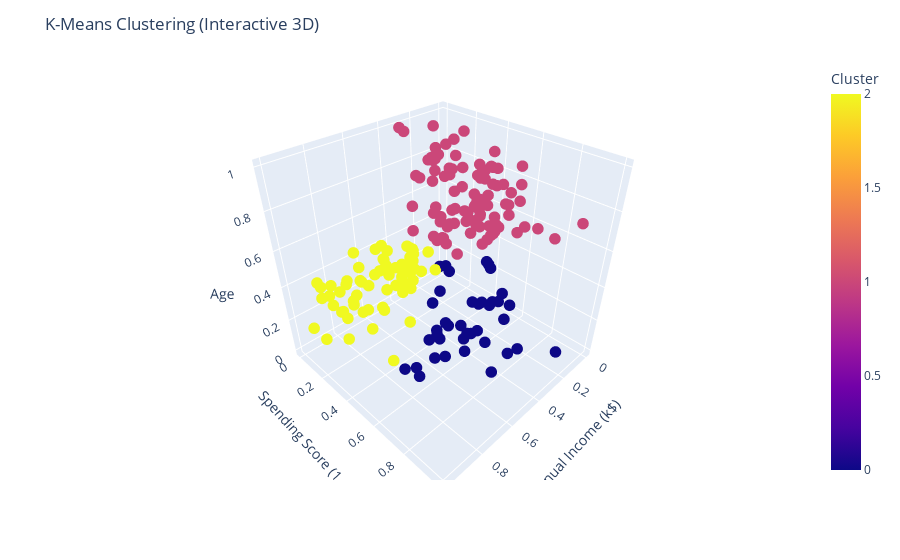

The cell this chart's notebook holds for it:
### Code cell
import plotly.express as px

# Create a DataFrame with the clustered data
clustered_data = pd.DataFrame({'Annual Income (k$)': X[:, 0],
                               'Spending Score (1-100)': X[:, 1],
                               'Age': X[:, 2],
                               'Cluster': kmeans.labels_})

# Create an interactive 3D scatter plot using Plotly
fig = px.scatter_3d(clustered_data, x='Annual Income (k$)',
                    y='Spending Score (1-100)', z='Age', color='Cluster', size_max=10)

# Customize the appearance of the plot
fig.update_traces(marker=dict(size=4))

# Set axis labels and title
fig.update_layout(scene=dict(xaxis_title='Annual Income (k$)', yaxis_title='Spending Score (1-100)', zaxis_title='Age'),
                  title='K-Means Clustering (Interactive 3D)')

# Show the interactive plot
fig.show()

### Figure 1 — Plotly figure (JSON) as saved in the notebook; plotly's stock layout.template omitted (floating-point values rounded to 4 significant figures; data arrays with more than 128 entries replaced by an {"elided": "..."} marker saying what was removed)
{"data": [{"hovertemplate": "Annual Income (k$)=%{x}<br>Spending Score (1-100)=%{y}<br>Age=%{z}<br>Cluster=%{marker.color}<extra></extra>", "legendgroup": "", "marker": {"color": {"elided": "200 int values"}, "coloraxis": "coloraxis", "size": 4, "symbol": "circle"}, "mode": "markers", "name": "", "scene": "scene", "showlegend": false, "type": "scatter3d", "x": {"elided": "200 float values"}, "y": {"elided": "200 float values"}, "z": {"elided": "200 float values"}}], "layout": {"coloraxis": {"colorbar": {"title": {"text": "Cluster"}}, "colorscale": [[0, "#0d0887"], [0.1111, "#46039f"], [0.2222, "#7201a8"], [0.3333, "#9c179e"], [0.4444, "#bd3786"], [0.5556, "#d8576b"], [0.6667, "#ed7953"], [0.7778, "#fb9f3a"], [0.8889, "#fdca26"], [1, "#f0f921"]]}, "legend": {"tracegroupgap": 0}, "margin": {"t": 60}, "scene": {"domain": {"x": [0, 1], "y": [0, 1]}, "xaxis": {"title": {"text": "Annual Income (k$)"}}, "yaxis": {"title": {"text": "Spending Score (1-100)"}}, "zaxis": {"title": {"text": "Age"}}}, "title": {"text": "K-Means Clustering (Interactive 3D)"}}}
